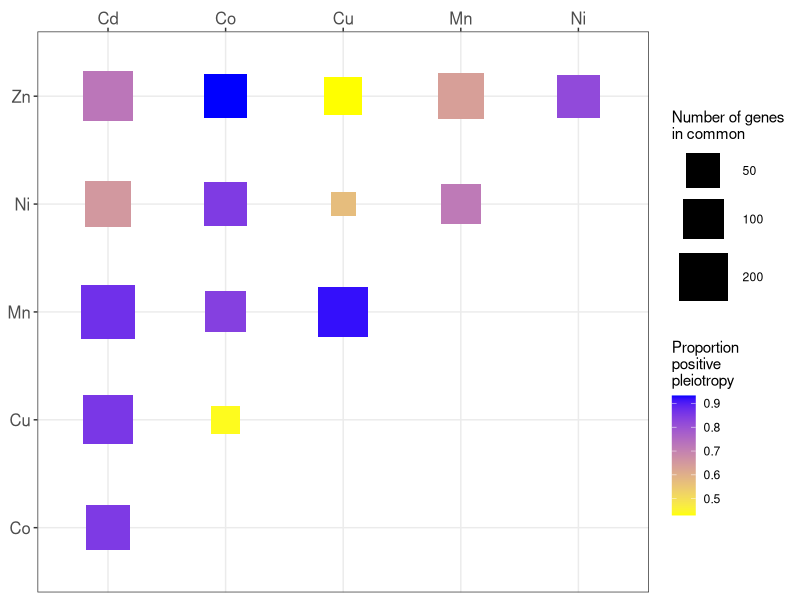
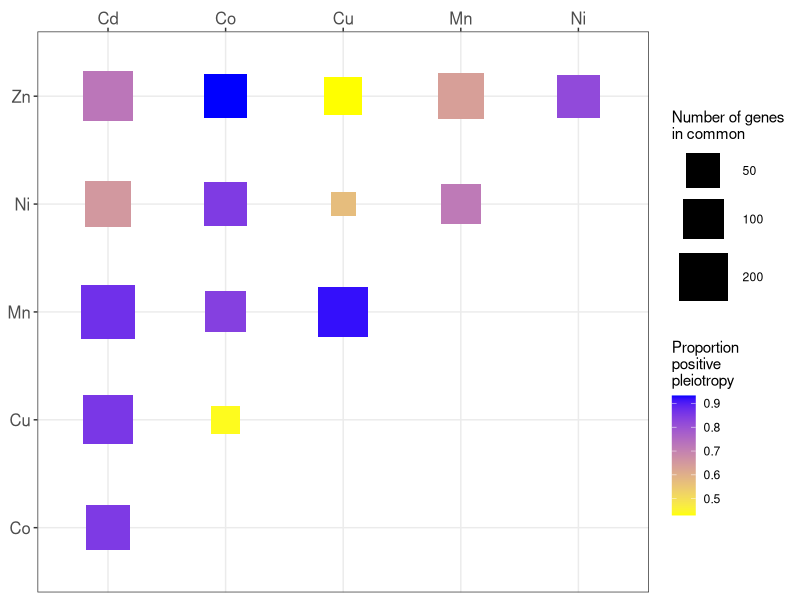

Write the R code that produced these figures, in order.
## ---- chunk 1
library(tidyverse)
library(stringr)
## ---- chunk 2
x = getwd()
setwd(x)
## ---- chunk 3
genes <- read_tsv("metal_resistance_annotations_2025.txt")
metal_resistance_genes <- genes$Gene %>% unique()
## ---- chunk 4
genes3 <- genes %>% 
  mutate(Metal = case_when(grepl("copper", Chemical, ignore.case = TRUE) ~"copper",
                            grepl("cadmi", Chemical, ignore.case = TRUE) ~"cadmium",
                            grepl("nickel", Chemical, ignore.case = TRUE) ~"nickel",
                            grepl("zinc", Chemical, ignore.case = TRUE) ~"zinc",
                            grepl("manga", Chemical, ignore.case = TRUE) ~"manganese",
                            grepl("coba", Chemical, ignore.case = TRUE) ~"cobalt",
                            )) %>% 
  distinct() %>% 
  filter(Metal == "cadmium" | 
         Metal == "cobalt" |
         Metal == "copper" | 
         Metal == "manganese" | 
         Metal == "nickel" |
         Metal == "zinc") %>% 
  select(Gene, Phenotype, 'Mutant Information', Metal, Chemical) %>% 
  rename("Mutant.Information" = 'Mutant Information')
## ---- chunk 5
synergism <- genes3 %>% 
  mutate(activity.sign = case_when(grepl("null", Mutant.Information, ignore.case = TRUE) ~"-",
                                   grepl("overexp", Mutant.Information, ignore.case = TRUE) ~"+")) %>%
  mutate(resist.sign = case_when(grepl("increa", Phenotype, ignore.case = TRUE) ~"+",
                                   grepl("decrea", Phenotype, ignore.case = TRUE) ~"-")) %>%
  mutate(product.sign = ifelse(activity.sign == resist.sign, "+",
                        ifelse(activity.sign != resist.sign, "-", NA))) %>% 
  drop_na()
## ---- chunk 6
cadmium_syn <- synergism %>% 
  filter(Metal=="cadmium")
cobalt_syn <- synergism %>% 
  filter(Metal=="cobalt")
copper_syn <- synergism %>% 
  filter(Metal=="copper")
manganese_syn <- synergism %>% 
  filter(Metal=="manganese")
nickel_syn <- synergism %>% 
  filter(Metal=="nickel")
zinc_syn <- synergism %>% 
  filter(Metal=="zinc")
## ---- chunk 7
CdCo <- merge(cadmium_syn,cobalt_syn,by="Gene") %>% 
  select(Gene, Metal.x, Metal.y, product.sign.x, product.sign.y) %>% 
  distinct() %>% 
  na.omit() %>% 
  mutate(pos.pleio = case_when(product.sign.x==product.sign.y ~ 1,
                               product.sign.x!=product.sign.y ~ 0))

CdCu <- merge(cadmium_syn,copper_syn,by="Gene") %>% 
  select(Gene, Metal.x, Metal.y, product.sign.x, product.sign.y) %>% 
  distinct() %>%  
  na.omit() %>% 
  mutate(pos.pleio = case_when(product.sign.x==product.sign.y ~ 1,
                               product.sign.x!=product.sign.y ~ 0))

CdMn <- merge(cadmium_syn,manganese_syn,by="Gene") %>% 
  select(Gene, Metal.x, Metal.y, product.sign.x, product.sign.y) %>% 
  distinct() %>%  
  na.omit() %>% 
  mutate(pos.pleio = case_when(product.sign.x==product.sign.y ~ 1,
                               product.sign.x!=product.sign.y ~ 0))

CdNi <- merge(cadmium_syn,nickel_syn,by="Gene") %>% 
  select(Gene, Metal.x, Metal.y, product.sign.x, product.sign.y) %>% 
  distinct() %>%  
  na.omit() %>% 
  mutate(pos.pleio = case_when(product.sign.x==product.sign.y ~ 1,
                               product.sign.x!=product.sign.y ~ 0))

CdZn <- merge(cadmium_syn,zinc_syn,by="Gene") %>% 
  select(Gene, Metal.x, Metal.y, product.sign.x, product.sign.y) %>% 
  distinct() %>%  
  na.omit() %>% 
  mutate(pos.pleio = case_when(product.sign.x==product.sign.y ~ 1,
                               product.sign.x!=product.sign.y ~ 0))

CoCu <- merge(cobalt_syn,copper_syn,by="Gene") %>% 
  select(Gene, Metal.x, Metal.y, product.sign.x, product.sign.y) %>% 
  distinct() %>%  
  na.omit() %>% 
  mutate(pos.pleio = case_when(product.sign.x==product.sign.y ~ 1,
                               product.sign.x!=product.sign.y ~ 0))

CoMn <- merge(cobalt_syn,manganese_syn,by="Gene") %>% 
  select(Gene, Metal.x, Metal.y, product.sign.x, product.sign.y) %>% 
  distinct() %>%  
  na.omit() %>% 
  mutate(pos.pleio = case_when(product.sign.x==product.sign.y ~ 1,
                               product.sign.x!=product.sign.y ~ 0))

CoNi <- merge(cobalt_syn,nickel_syn,by="Gene") %>% 
  select(Gene, Metal.x, Metal.y, product.sign.x, product.sign.y) %>% 
  distinct() %>%  
  na.omit() %>% 
  mutate(pos.pleio = case_when(product.sign.x==product.sign.y ~ 1,
                               product.sign.x!=product.sign.y ~ 0))

CoZn <- merge(cobalt_syn,zinc_syn,by="Gene") %>% 
  select(Gene, Metal.x, Metal.y, product.sign.x, product.sign.y) %>% 
  distinct() %>%  
  na.omit() %>% 
  mutate(pos.pleio = case_when(product.sign.x==product.sign.y ~ 1,
                               product.sign.x!=product.sign.y ~ 0))

CuMn <- merge(copper_syn,manganese_syn,by="Gene") %>% 
  select(Gene, Metal.x, Metal.y, product.sign.x, product.sign.y) %>% 
  distinct() %>%  
  na.omit() %>% 
  mutate(pos.pleio = case_when(product.sign.x==product.sign.y ~ 1,
                               product.sign.x!=product.sign.y ~ 0))

CuNi <- merge(copper_syn,nickel_syn,by="Gene") %>% 
  select(Gene, Metal.x, Metal.y, product.sign.x, product.sign.y) %>% 
  distinct() %>%  
  na.omit() %>% 
  mutate(pos.pleio = case_when(product.sign.x==product.sign.y ~ 1,
                               product.sign.x!=product.sign.y ~ 0))
sum(CuNi$pos.pleio)/nrow(CuNi)
nrow(CuNi)

CuZn <- merge(copper_syn,zinc_syn,by="Gene") %>% 
  select(Gene, Metal.x, Metal.y, product.sign.x, product.sign.y) %>% 
  distinct() %>%  
  na.omit() %>% 
  mutate(pos.pleio = case_when(product.sign.x==product.sign.y ~ 1,
                               product.sign.x!=product.sign.y ~ 0))

MnNi <- merge(manganese_syn,nickel_syn,by="Gene") %>% 
  select(Gene, Metal.x, Metal.y, product.sign.x, product.sign.y) %>% 
  distinct() %>%  
  na.omit() %>% 
  mutate(pos.pleio = case_when(product.sign.x==product.sign.y ~ 1,
                               product.sign.x!=product.sign.y ~ 0))

MnZn <- merge(manganese_syn,zinc_syn,by="Gene") %>% 
  select(Gene, Metal.x, Metal.y, product.sign.x, product.sign.y) %>% 
  distinct() %>%  
  na.omit() %>% 
  mutate(pos.pleio = case_when(product.sign.x==product.sign.y ~ 1,
                               product.sign.x!=product.sign.y ~ 0))

NiZn <- merge(nickel_syn,zinc_syn,by="Gene") %>% 
  select(Gene, Metal.x, Metal.y, product.sign.x, product.sign.y) %>% 
  distinct() %>%  
  na.omit() %>% 
  mutate(pos.pleio = case_when(product.sign.x==product.sign.y ~ 1,
                               product.sign.x!=product.sign.y ~ 0))
## ---- chunk 8
sum(CdCo$pos.pleio)/nrow(CdCo)
nrow(CdCo)
sum(CdCu$pos.pleio)/nrow(CdCu)
nrow(CdCu)
sum(CdMn$pos.pleio)/nrow(CdMn)
nrow(CdMn)
sum(CdNi$pos.pleio)/nrow(CdNi)
nrow(CdNi)
sum(CdZn$pos.pleio)/nrow(CdZn)
nrow(CdZn)
sum(CoCu$pos.pleio)/nrow(CoCu)
nrow(CoCu)
sum(CoMn$pos.pleio)/nrow(CoMn)
nrow(CoMn)
sum(CoNi$pos.pleio)/nrow(CoNi)
nrow(CoNi)
sum(CoZn$pos.pleio)/nrow(CoZn)
nrow(CoZn)
sum(CuMn$pos.pleio)/nrow(CuMn)
nrow(CuMn)
sum(CuNi$pos.pleio)/nrow(CuNi)
nrow(CuNi)
sum(CuZn$pos.pleio)/nrow(CuZn)
nrow(CuZn)
sum(MnNi$pos.pleio)/nrow(MnNi)
nrow(MnNi)
sum(MnZn$pos.pleio)/nrow(MnZn)
nrow(MnZn)
sum(NiZn$pos.pleio)/nrow(NiZn)
nrow(NiZn)
## ---- chunk 9
prop_pleio <- data.frame(
  combo <- c("CdCo","CdCu","CdMn","CdNi","CdZn","CoCu","CoMn","CoNi","CoZn","CuMn","CuNi","CuZn","MnNi","MnZn","NiZn"),
  met1 <- c("Cd","Cd","Cd","Cd","Cd","Co","Co","Co","Co","Cu","Cu","Cu","Mn","Mn","Ni"),
  met2 <- c("Co","Cu","Mn","Ni","Zn","Cu","Mn","Ni","Zn","Mn","Ni","Zn","Ni","Zn","Zn"),
  prop.syn <- c(0.8503401,0.8564593,0.8691275,0.6518987,0.7252252,0.44,0.8396226,0.8484848,0.9323308,0.9192825,0.5714286,0.4305556,0.7173913,0.6358025,0.8188976),
  no.genes <- c(147,209,298,158,222,25,106,132,133,223,21,72,92,162,127)
) 
prop_pleio %>% write.csv("prop_pleio_2025.csv")
## ---- chunk 10
prop_pleio %>% 
  ggplot(aes(x=met1,y=met2,color=prop.syn)) + 
  geom_point(aes(size = no.genes), shape=15) +
  scale_color_gradient(low = "yellow", high = "blue",
  name="Proportion\npositive\npleiotropy") +
  scale_x_discrete(position = "top") + 
  scale_size(range=c(8,18), name="Number of genes\nin common", breaks=c(50,100,200)) +
  theme_bw() +
  theme(axis.title.x=element_blank(), axis.title.y=element_blank(),
        axis.text = element_text(size=12))
ggsave("SGD_predictions.jpeg", width=7, height=5, units = "in", dpi=900)
